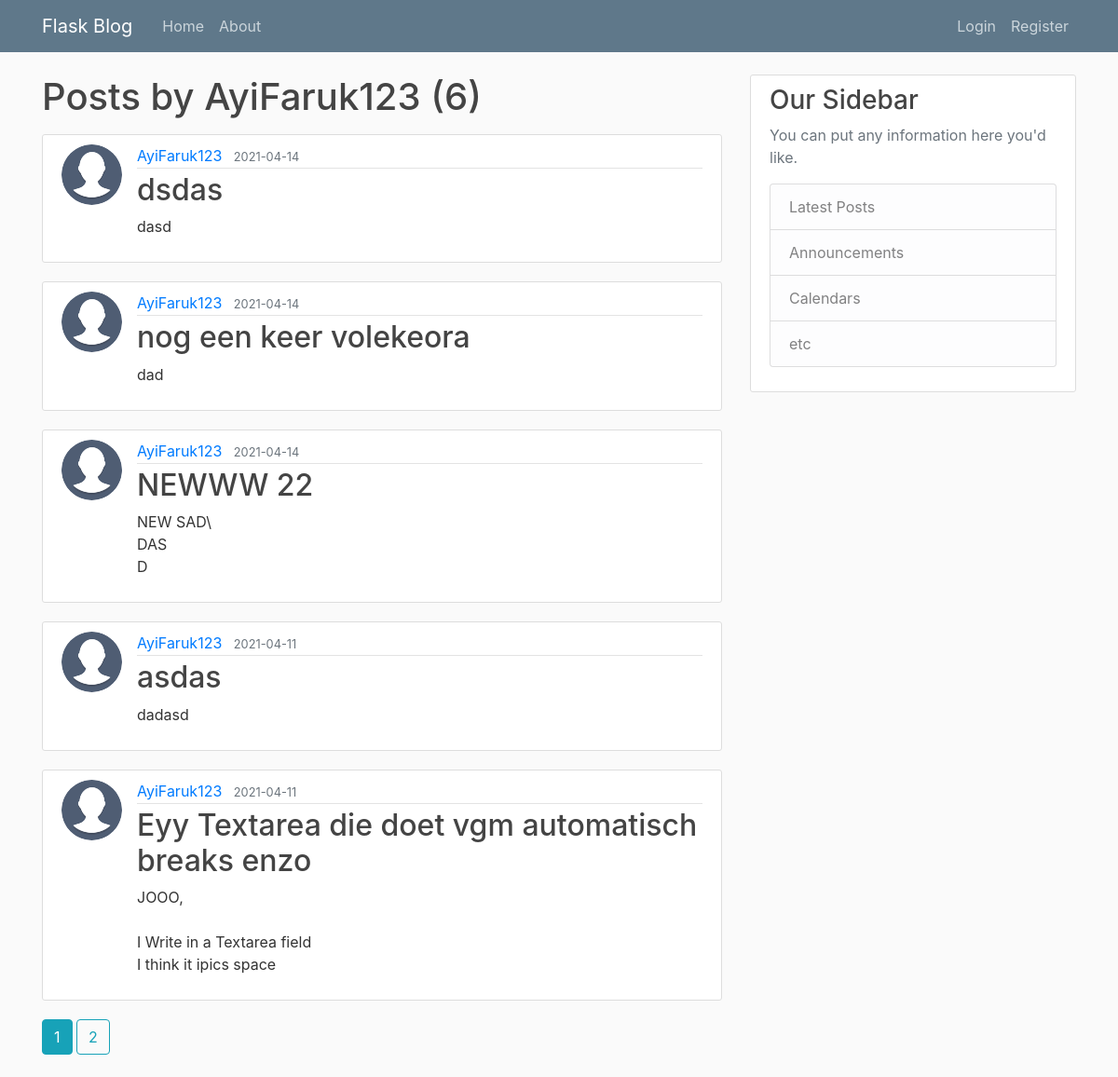
Page /user/AyiFaruk123 on the committed database.
### app/models.py (models this page shows, shortened)
class User(db.Model, UserMixin):
    id = db.Column(db.Integer, primary_key=True)
    username = db.Column(db.String(20), unique=True, nullable=False)
    email = db.Column(db.String(120), unique=True, nullable=False)
    password = db.Column(db.String(120), nullable=False)
    image_file = db.Column(db.String(20), nullable=False, default='default.jpg')
    posts=  db.relationship('Post', backref='author', lazy=True)
    comments=  db.relationship('Comment', backref='authorCom', lazy=True)

class Post(db.Model):
    id = db.Column(db.Integer, primary_key=True)
    title = db.Column(db.String(100), nullable=False)
    date_posted = db.Column(db.DateTime, nullable=False, default=datetime.utcnow)
    content = db.Column(db.Text, nullable=False)
    user_id = db.Column(db.Integer, db.ForeignKey('user.id'), nullable=False)
    comments=  db.relationship('Comment', backref='thread', lazy=True)

### app/users/routes.py (the view)
@users.route("/user/<string:username>")
def user_posts(username):
    page = request.args.get('page', 1, type=int)
    user = User.query.filter_by(username=username).first_or_404()
    posts = Post.query.filter_by(author=user)\
        .order_by(Post.date_posted.desc())\
        .paginate(page=page, per_page=5)
    return render_template('user_posts.html', posts=posts, user=user)

### app/templates/user_posts.html
{% extends "layout.html" %}
{% block content %}
    <h1 class="mb-3">Posts by {{ user.username }} ({{ posts.total }})</h1>
    {% for post in posts.items %}
        <article class="media content-section">
          <img class="rounded-circle article-img" src="{{ url_for('static', filename='profile_pics/' + post.author.image_file) }}">
          <div class="media-body">
            <div class="article-metadata">
              <a class="mr-2" href="{{ url_for('users.user_posts', username=post.author.username) }}">{{ post.author.username }}</a>
              <small class="text-muted">{{ post.date_posted.strftime('%Y-%m-%d') }}</small>
            </div>
            <h2><a class="article-title" href="{{ url_for('posts.post', post_id=post.id) }}">{{ post.title }}</a></h2>
            <p class="article-content">{{ post.content }}</p>
          </div>
        </article>
    {% endfor %}
    {% for page_num in posts.iter_pages(left_edge=1, right_edge=1, left_current=1, right_current=2) %}
      {% if page_num %}
        {% if posts.page == page_num %}
          <a class="btn btn-info mb-4" href="{{ url_for('users.user_posts', username=user.username, page=page_num) }}">{{ page_num }}</a>
        {% else %}
          <a class="btn btn-outline-info mb-4" href="{{ url_for('users.user_posts', username=user.username, page=page_num) }}">{{ page_num }}</a>
        {% endif %}
      {% else %}
        ...
      {% endif %}
    {% endfor %}
{% endblock content %}

### app/static/style/main.css (style rules this page uses)
body { background: #fafafa; color: #333333; margin-top: 5rem; }
h1, h2, h3, h4, h5, h6 { color: #444444; }
.content-section { background: #ffffff; padding: 10px 20px; border: 1px solid #dddddd; border-radius: 3px; margin-bottom: 20px; }
.article-title { color: #444444; }
.article-content { white-space: pre-line; }
.article-img { height: 65px; width: 65px; margin-right: 16px; }
.article-metadata { padding-bottom: 1px; margin-bottom: 4px; border-bottom: 1px solid #e3e3e3 }

### rows in the picture
User: username "AyiFaruk123"
Post: image_file (picture), author.username "AyiFaruk123", date_posted "2021-04-14", title "dsdas", content "dasd"
Post: image_file (picture), author.username "AyiFaruk123", date_posted "2021-04-14", title "nog een keer volekeora", content "dad"
Post: image_file (picture), author.username "AyiFaruk123", date_posted "2021-04-14", title "NEWWW 22", content "NEW SAD\\ DAS D"
Post: image_file (picture), author.username "AyiFaruk123", date_posted "2021-04-11", title "asdas", content "dadasd"
Post: image_file (picture), author.username "AyiFaruk123", date_posted "2021-04-11", title "Eyy Textarea die doet vgm automatisch breaks enzo", content "JOOO, I Write in a Textarea field I think it ipics space"

### other values in the picture
{{ posts.total }} "6"
{{ page_num }} "1"
{{ page_num }} "2"
